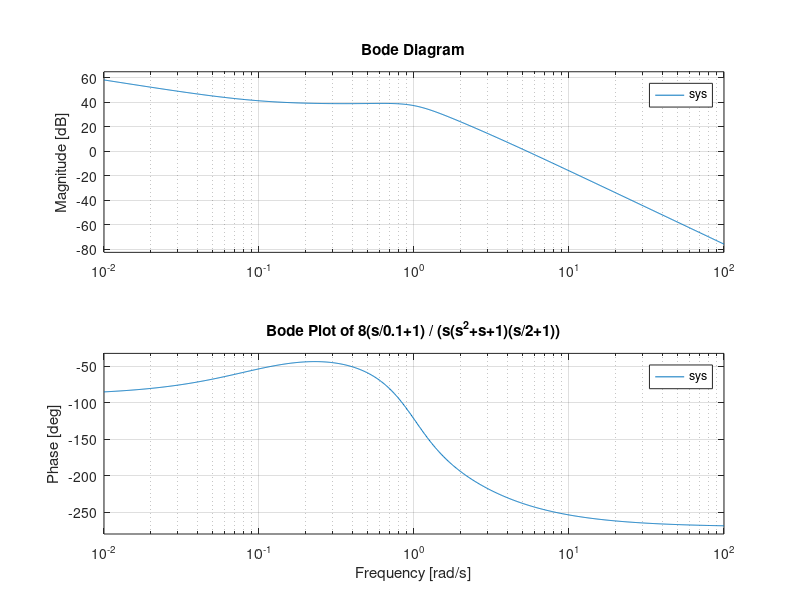
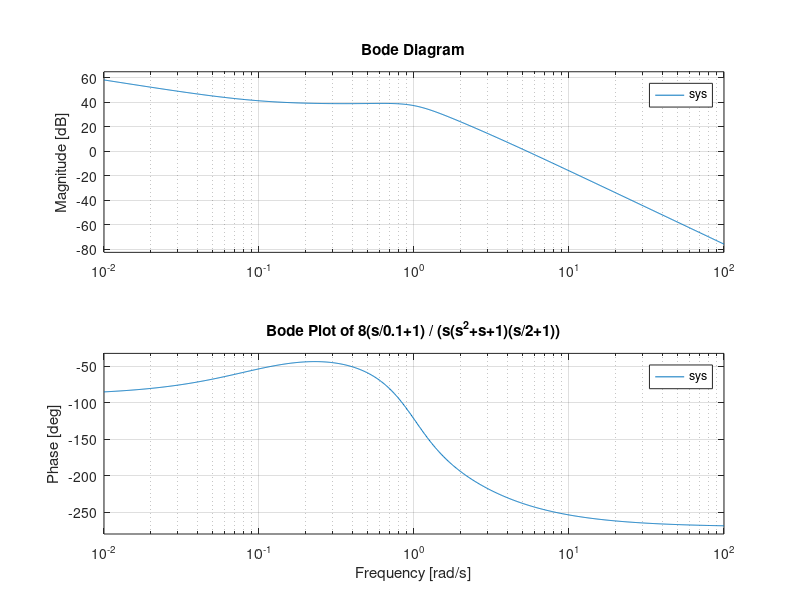

Reproduce these figures in MATLAB, in order.
clear; clc; close all;

% Transfer function:
% 8*(s/0.1 + 1) / (s*(s*s + s + 1)*(s/2 + 1))
num = 8 * [10 1];
den = conv([1 0], conv([1 1 1], [0.5 1]));

sys = tf(num, den);

figure('Color', 'w', 'Position', [100 100 900 700]);
bode(sys);
grid on;
title('Bode Plot of 8(s/0.1+1) / (s(s^2+s+1)(s/2+1))');

exportgraphics(gcf, 'bode_plot.png', 'Resolution', 300);
savefig(gcf, 'bode_plot.fig');
